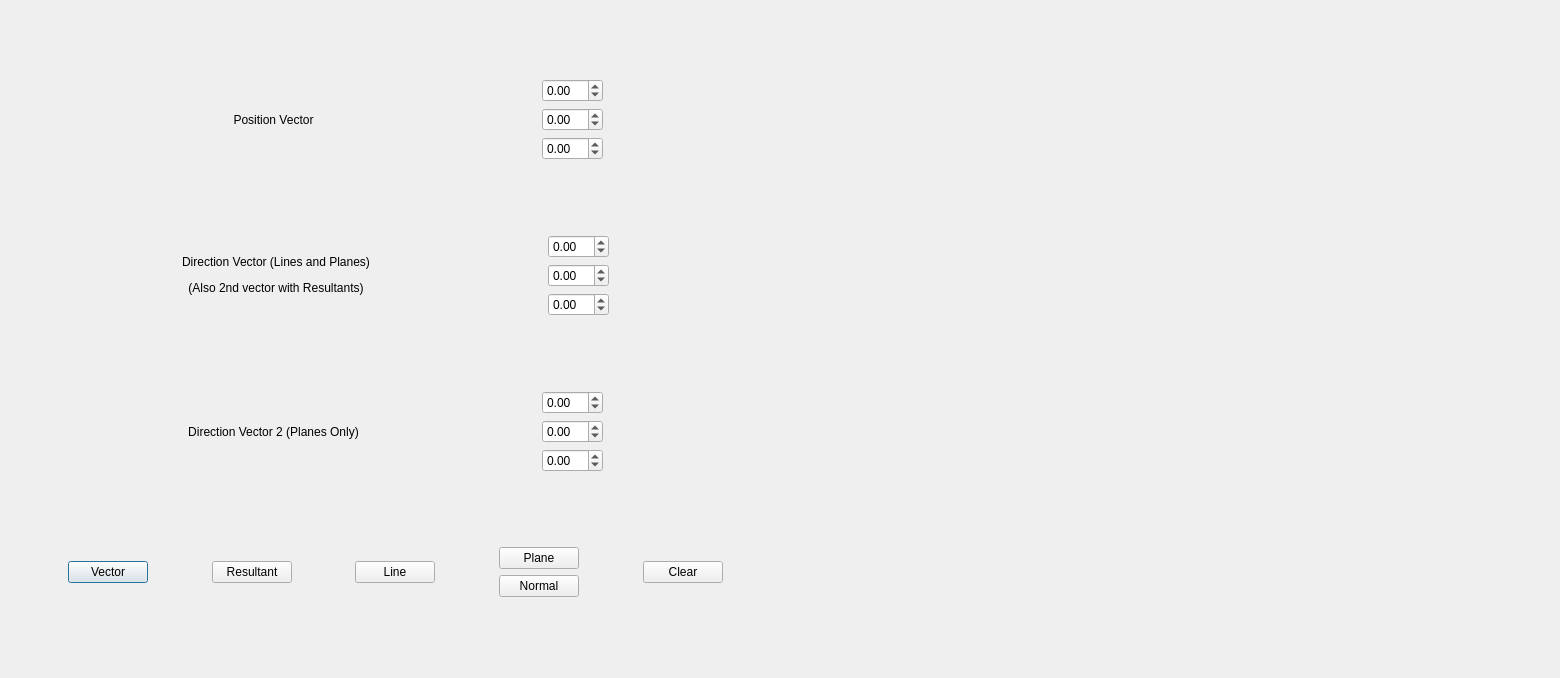
<?xml version="1.0" encoding="UTF-8"?>
<ui version="4.0">
 <class>Vector</class>
 <widget class="QDialog" name="Vector">
  <property name="geometry">
   <rect>
    <x>0</x>
    <y>0</y>
    <width>1560</width>
    <height>678</height>
   </rect>
  </property>
  <property name="windowTitle">
   <string>Vector Modelling</string>
  </property>
  <widget class="QWidget" name="verticalLayoutWidget">
   <property name="geometry">
    <rect>
     <x>10</x>
     <y>10</y>
     <width>771</width>
     <height>659</height>
    </rect>
   </property>
   <layout class="QVBoxLayout" name="verticalLayout">
    <item>
     <layout class="QHBoxLayout" name="horizontalLayout_2">
      <item>
       <spacer name="horizontalSpacer_8">
        <property name="orientation">
         <enum>Qt::Horizontal</enum>
        </property>
        <property name="sizeHint" stdset="0">
         <size>
          <width>40</width>
          <height>20</height>
         </size>
        </property>
       </spacer>
      </item>
      <item>
       <widget class="QLabel" name="label">
        <property name="minimumSize">
         <size>
          <width>171</width>
          <height>0</height>
         </size>
        </property>
        <property name="text">
         <string>Position Vector</string>
        </property>
        <property name="alignment">
         <set>Qt::AlignCenter</set>
        </property>
       </widget>
      </item>
      <item>
       <spacer name="horizontalSpacer_7">
        <property name="orientation">
         <enum>Qt::Horizontal</enum>
        </property>
        <property name="sizeHint" stdset="0">
         <size>
          <width>40</width>
          <height>20</height>
         </size>
        </property>
       </spacer>
      </item>
      <item>
       <layout class="QVBoxLayout" name="verticalLayout_2">
        <item>
         <widget class="QDoubleSpinBox" name="PosVecX">
          <property name="minimum">
           <double>-99.900000000000006</double>
          </property>
         </widget>
        </item>
        <item>
         <widget class="QDoubleSpinBox" name="PosVecY">
          <property name="minimum">
           <double>-99.989999999999995</double>
          </property>
         </widget>
        </item>
        <item>
         <widget class="QDoubleSpinBox" name="PosVecZ">
          <property name="minimum">
           <double>-99.000000000000000</double>
          </property>
         </widget>
        </item>
       </layout>
      </item>
      <item>
       <spacer name="horizontalSpacer_6">
        <property name="orientation">
         <enum>Qt::Horizontal</enum>
        </property>
        <property name="sizeHint" stdset="0">
         <size>
          <width>40</width>
          <height>20</height>
         </size>
        </property>
       </spacer>
      </item>
     </layout>
    </item>
    <item>
     <layout class="QHBoxLayout" name="horizontalLayout_4">
      <item>
       <spacer name="horizontalSpacer_9">
        <property name="orientation">
         <enum>Qt::Horizontal</enum>
        </property>
        <property name="sizeHint" stdset="0">
         <size>
          <width>40</width>
          <height>20</height>
         </size>
        </property>
       </spacer>
      </item>
      <item>
       <widget class="QLabel" name="label_3">
        <property name="text">
         <string>&lt;html&gt;&lt;head/&gt;&lt;body&gt;&lt;p&gt;Direction Vector (Lines and Planes)&lt;/p&gt;&lt;p&gt;(Also 2nd vector with Resultants)&lt;/p&gt;&lt;/body&gt;&lt;/html&gt;</string>
        </property>
        <property name="alignment">
         <set>Qt::AlignCenter</set>
        </property>
       </widget>
      </item>
      <item>
       <spacer name="horizontalSpacer_10">
        <property name="orientation">
         <enum>Qt::Horizontal</enum>
        </property>
        <property name="sizeHint" stdset="0">
         <size>
          <width>40</width>
          <height>20</height>
         </size>
        </property>
       </spacer>
      </item>
      <item>
       <layout class="QVBoxLayout" name="verticalLayout_4">
        <item>
         <widget class="QDoubleSpinBox" name="D1X">
          <property name="minimum">
           <double>-99.000000000000000</double>
          </property>
         </widget>
        </item>
        <item>
         <widget class="QDoubleSpinBox" name="D1Y">
          <property name="minimum">
           <double>-99.000000000000000</double>
          </property>
         </widget>
        </item>
        <item>
         <widget class="QDoubleSpinBox" name="D1Z">
          <property name="minimum">
           <double>-99.989999999999995</double>
          </property>
         </widget>
        </item>
       </layout>
      </item>
      <item>
       <spacer name="horizontalSpacer_11">
        <property name="orientation">
         <enum>Qt::Horizontal</enum>
        </property>
        <property name="sizeHint" stdset="0">
         <size>
          <width>40</width>
          <height>20</height>
         </size>
        </property>
       </spacer>
      </item>
     </layout>
    </item>
    <item>
     <layout class="QHBoxLayout" name="horizontalLayout_3">
      <item>
       <spacer name="horizontalSpacer_12">
        <property name="orientation">
         <enum>Qt::Horizontal</enum>
        </property>
        <property name="sizeHint" stdset="0">
         <size>
          <width>40</width>
          <height>20</height>
         </size>
        </property>
       </spacer>
      </item>
      <item>
       <widget class="QLabel" name="label_2">
        <property name="minimumSize">
         <size>
          <width>171</width>
          <height>0</height>
         </size>
        </property>
        <property name="text">
         <string>Direction Vector 2 (Planes Only)</string>
        </property>
        <property name="alignment">
         <set>Qt::AlignCenter</set>
        </property>
       </widget>
      </item>
      <item>
       <spacer name="horizontalSpacer_13">
        <property name="orientation">
         <enum>Qt::Horizontal</enum>
        </property>
        <property name="sizeHint" stdset="0">
         <size>
          <width>40</width>
          <height>20</height>
         </size>
        </property>
       </spacer>
      </item>
      <item>
       <layout class="QVBoxLayout" name="verticalLayout_3">
        <item>
         <widget class="QDoubleSpinBox" name="D2X">
          <property name="minimum">
           <double>-99.989999999999995</double>
          </property>
         </widget>
        </item>
        <item>
         <widget class="QDoubleSpinBox" name="D2Y">
          <property name="minimum">
           <double>-99.989999999999995</double>
          </property>
         </widget>
        </item>
        <item>
         <widget class="QDoubleSpinBox" name="D2Z">
          <property name="minimum">
           <double>-99.989999999999995</double>
          </property>
         </widget>
        </item>
       </layout>
      </item>
      <item>
       <spacer name="horizontalSpacer_14">
        <property name="orientation">
         <enum>Qt::Horizontal</enum>
        </property>
        <property name="sizeHint" stdset="0">
         <size>
          <width>40</width>
          <height>20</height>
         </size>
        </property>
       </spacer>
      </item>
     </layout>
    </item>
    <item>
     <layout class="QHBoxLayout" name="horizontalLayout_5">
      <item>
       <spacer name="horizontalSpacer_2">
        <property name="orientation">
         <enum>Qt::Horizontal</enum>
        </property>
        <property name="sizeHint" stdset="0">
         <size>
          <width>40</width>
          <height>20</height>
         </size>
        </property>
       </spacer>
      </item>
      <item>
       <widget class="QPushButton" name="PosVecButton">
        <property name="text">
         <string>Vector</string>
        </property>
       </widget>
      </item>
      <item>
       <spacer name="horizontalSpacer_15">
        <property name="orientation">
         <enum>Qt::Horizontal</enum>
        </property>
        <property name="sizeHint" stdset="0">
         <size>
          <width>40</width>
          <height>20</height>
         </size>
        </property>
       </spacer>
      </item>
      <item>
       <widget class="QPushButton" name="ResVecButton">
        <property name="text">
         <string>Resultant</string>
        </property>
       </widget>
      </item>
      <item>
       <spacer name="horizontalSpacer_5">
        <property name="orientation">
         <enum>Qt::Horizontal</enum>
        </property>
        <property name="sizeHint" stdset="0">
         <size>
          <width>40</width>
          <height>20</height>
         </size>
        </property>
       </spacer>
      </item>
      <item>
       <layout class="QVBoxLayout" name="verticalLayout_6">
        <item>
         <widget class="QPushButton" name="LineButton">
          <property name="text">
           <string>Line</string>
          </property>
         </widget>
        </item>
       </layout>
      </item>
      <item>
       <spacer name="horizontalSpacer_4">
        <property name="orientation">
         <enum>Qt::Horizontal</enum>
        </property>
        <property name="sizeHint" stdset="0">
         <size>
          <width>40</width>
          <height>20</height>
         </size>
        </property>
       </spacer>
      </item>
      <item>
       <layout class="QVBoxLayout" name="verticalLayout_7">
        <item>
         <widget class="QPushButton" name="PlaneButton">
          <property name="text">
           <string>Plane</string>
          </property>
         </widget>
        </item>
        <item>
         <widget class="QPushButton" name="NormButton">
          <property name="text">
           <string>Normal</string>
          </property>
         </widget>
        </item>
       </layout>
      </item>
      <item>
       <spacer name="horizontalSpacer">
        <property name="orientation">
         <enum>Qt::Horizontal</enum>
        </property>
        <property name="sizeHint" stdset="0">
         <size>
          <width>40</width>
          <height>20</height>
         </size>
        </property>
       </spacer>
      </item>
      <item>
       <widget class="QPushButton" name="ClearButton">
        <property name="text">
         <string>Clear</string>
        </property>
       </widget>
      </item>
      <item>
       <spacer name="horizontalSpacer_3">
        <property name="orientation">
         <enum>Qt::Horizontal</enum>
        </property>
        <property name="sizeHint" stdset="0">
         <size>
          <width>40</width>
          <height>20</height>
         </size>
        </property>
       </spacer>
      </item>
     </layout>
    </item>
   </layout>
  </widget>
  <widget class="QWidget" name="verticalLayoutWidget_2">
   <property name="geometry">
    <rect>
     <x>790</x>
     <y>10</y>
     <width>761</width>
     <height>661</height>
    </rect>
   </property>
   <layout class="QVBoxLayout" name="InsertGraph"/>
  </widget>
 </widget>
 <resources/>
 <connections/>
</ui>
